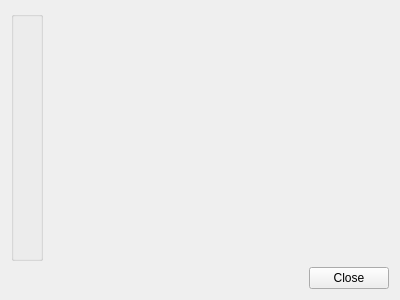
<?xml version="1.0" encoding="UTF-8"?>
<ui version="4.0">
 <class>SettingsWidget</class>
 <widget class="QWidget" name="SettingsWidget">
  <property name="geometry">
   <rect>
    <x>0</x>
    <y>0</y>
    <width>400</width>
    <height>300</height>
   </rect>
  </property>
  <property name="windowTitle">
   <string>Settings</string>
  </property>
  <layout class="QVBoxLayout" name="verticalLayout_2">
   <item>
    <layout class="QHBoxLayout" name="horizontalLayout">
     <item>
      <widget class="QGroupBox" name="buttonsWidget">
       <property name="minimumSize">
        <size>
         <width>10</width>
         <height>0</height>
        </size>
       </property>
       <layout class="QVBoxLayout" name="verticalLayout">
        <property name="spacing">
         <number>3</number>
        </property>
        <property name="leftMargin">
         <number>3</number>
        </property>
        <property name="topMargin">
         <number>3</number>
        </property>
        <property name="rightMargin">
         <number>3</number>
        </property>
        <property name="bottomMargin">
         <number>3</number>
        </property>
        <item>
         <spacer name="verticalSpacer">
          <property name="orientation">
           <enum>Qt::Vertical</enum>
          </property>
          <property name="sizeHint" stdset="0">
           <size>
            <width>20</width>
            <height>40</height>
           </size>
          </property>
         </spacer>
        </item>
       </layout>
      </widget>
     </item>
     <item>
      <widget class="QStackedWidget" name="stackedWidget">
       <property name="sizePolicy">
        <sizepolicy hsizetype="Expanding" vsizetype="Preferred">
         <horstretch>0</horstretch>
         <verstretch>0</verstretch>
        </sizepolicy>
       </property>
      </widget>
     </item>
    </layout>
   </item>
   <item>
    <widget class="QDialogButtonBox" name="buttonBox">
     <property name="orientation">
      <enum>Qt::Horizontal</enum>
     </property>
     <property name="standardButtons">
      <set>QDialogButtonBox::Close</set>
     </property>
    </widget>
   </item>
  </layout>
 </widget>
 <resources/>
 <connections/>
</ui>
